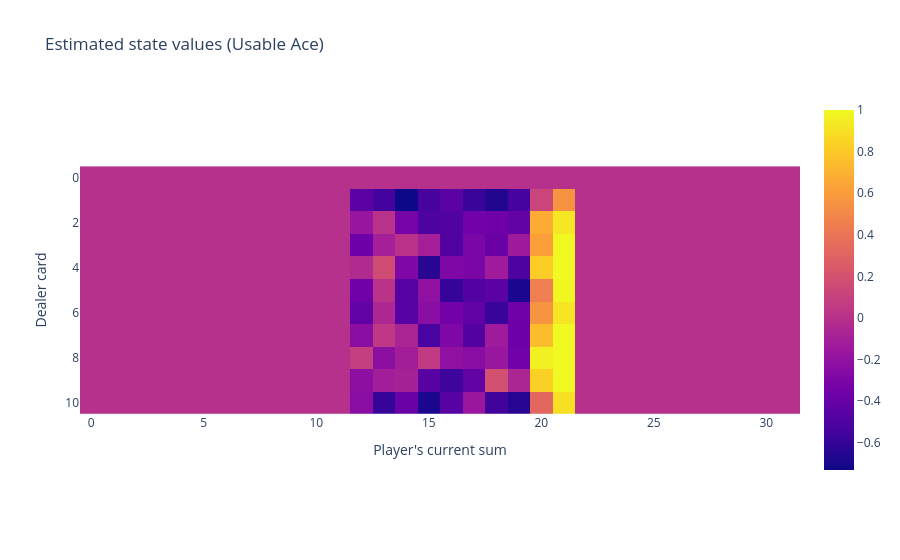

The notebook cell this image was saved under:
### Code cell
fig2 = px.imshow(
    ace,
    title="Estimated state values (Usable Ace)",
    labels={
        "x": "Player's current sum",
        "y": "Dealer card"
    },
)
fig2.show()
fig2.write_image("V_ace.png")

### Figure 1 — Plotly figure (JSON) as saved in the notebook; plotly's stock layout.template omitted (floating-point values rounded to 4 significant figures; data arrays with more than 128 entries replaced by an {"elided": "..."} marker saying what was removed)
{"data": [{"coloraxis": "coloraxis", "hovertemplate": "Player's current sum: %{x}<br>Dealer card: %{y}<br>color: %{z}<extra></extra>", "name": "0", "type": "heatmap", "xaxis": "x", "yaxis": "y", "z": {"elided": "11x32 float values"}}], "layout": {"coloraxis": {"colorscale": [[0, "#0d0887"], [0.1111, "#46039f"], [0.2222, "#7201a8"], [0.3333, "#9c179e"], [0.4444, "#bd3786"], [0.5556, "#d8576b"], [0.6667, "#ed7953"], [0.7778, "#fb9f3a"], [0.8889, "#fdca26"], [1, "#f0f921"]]}, "title": {"text": "Estimated state values (Usable Ace)"}, "xaxis": {"anchor": "y", "constrain": "domain", "domain": [0, 1], "scaleanchor": "y", "title": {"text": "Player's current sum"}}, "yaxis": {"anchor": "x", "autorange": "reversed", "constrain": "domain", "domain": [0, 1], "title": {"text": "Dealer card"}}}}
